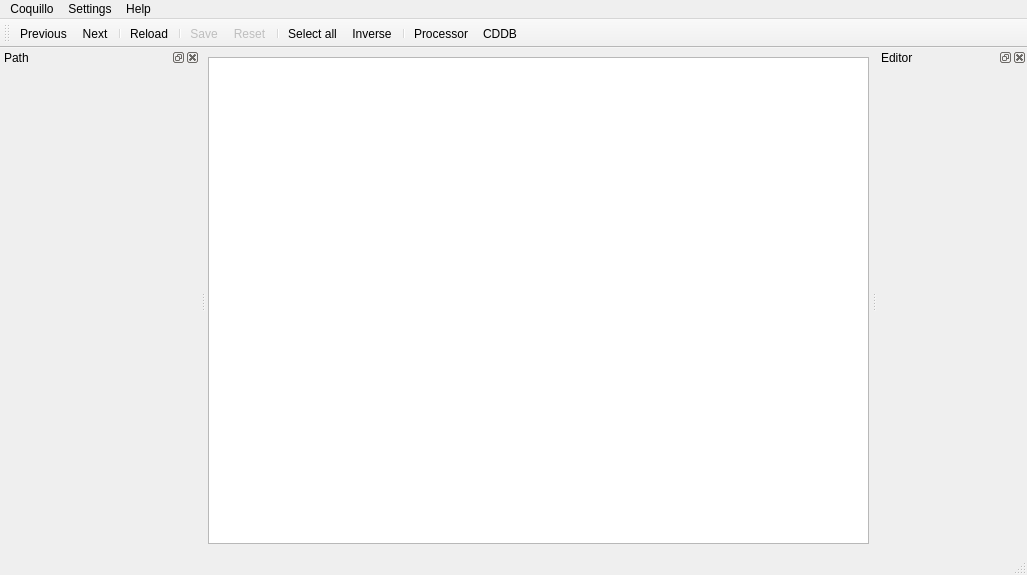
<?xml version="1.0" encoding="UTF-8"?>
<ui version="4.0">
 <class>MainWindow</class>
 <widget class="QMainWindow" name="MainWindow">
  <property name="geometry">
   <rect>
    <x>0</x>
    <y>0</y>
    <width>1027</width>
    <height>575</height>
   </rect>
  </property>
  <property name="contextMenuPolicy">
   <enum>Qt::CustomContextMenu</enum>
  </property>
  <property name="windowTitle">
   <string>Coquillo</string>
  </property>
  <property name="windowIcon">
   <iconset resource="../coquillo.qrc">
    <normaloff>:/resources/Coquillo.png</normaloff>:/resources/Coquillo.png</iconset>
  </property>
  <property name="dockNestingEnabled">
   <bool>true</bool>
  </property>
  <widget class="QWidget" name="centralwidget">
   <property name="sizePolicy">
    <sizepolicy hsizetype="Expanding" vsizetype="Expanding">
     <horstretch>10</horstretch>
     <verstretch>10</verstretch>
    </sizepolicy>
   </property>
   <layout class="QVBoxLayout" name="verticalLayout_2">
    <property name="spacing">
     <number>0</number>
    </property>
    <property name="leftMargin">
     <number>2</number>
    </property>
    <property name="rightMargin">
     <number>2</number>
    </property>
    <item>
     <widget class="QTableView" name="tableItems">
      <property name="frameShape">
       <enum>QFrame::StyledPanel</enum>
      </property>
      <property name="frameShadow">
       <enum>QFrame::Sunken</enum>
      </property>
      <property name="editTriggers">
       <set>QAbstractItemView::NoEditTriggers</set>
      </property>
      <property name="showDropIndicator" stdset="0">
       <bool>true</bool>
      </property>
      <property name="dragEnabled">
       <bool>true</bool>
      </property>
      <property name="dragDropOverwriteMode">
       <bool>false</bool>
      </property>
      <property name="dragDropMode">
       <enum>QAbstractItemView::InternalMove</enum>
      </property>
      <property name="defaultDropAction">
       <enum>Qt::MoveAction</enum>
      </property>
      <property name="selectionBehavior">
       <enum>QAbstractItemView::SelectItems</enum>
      </property>
      <property name="horizontalScrollMode">
       <enum>QAbstractItemView::ScrollPerPixel</enum>
      </property>
      <property name="showGrid">
       <bool>false</bool>
      </property>
      <property name="sortingEnabled">
       <bool>true</bool>
      </property>
      <attribute name="horizontalHeaderCascadingSectionResizes">
       <bool>true</bool>
      </attribute>
      <attribute name="horizontalHeaderStretchLastSection">
       <bool>true</bool>
      </attribute>
      <attribute name="verticalHeaderVisible">
       <bool>false</bool>
      </attribute>
      <attribute name="verticalHeaderDefaultSectionSize">
       <number>24</number>
      </attribute>
     </widget>
    </item>
   </layout>
  </widget>
  <widget class="QMenuBar" name="menubar">
   <property name="geometry">
    <rect>
     <x>0</x>
     <y>0</y>
     <width>1027</width>
     <height>18</height>
    </rect>
   </property>
   <property name="contextMenuPolicy">
    <enum>Qt::CustomContextMenu</enum>
   </property>
   <widget class="QMenu" name="menuCoquillo">
    <property name="title">
     <string>Coquillo</string>
    </property>
    <addaction name="actionQuit"/>
   </widget>
   <widget class="QMenu" name="menuSettings">
    <property name="title">
     <string>Settings</string>
    </property>
    <addaction name="actionMenubar"/>
    <addaction name="actionLock_interface"/>
    <addaction name="separator"/>
    <addaction name="actionRecursive_scan"/>
    <addaction name="separator"/>
    <addaction name="actionConfigure"/>
   </widget>
   <widget class="QMenu" name="menuHelp">
    <property name="title">
     <string>Help</string>
    </property>
    <addaction name="actionAbout"/>
   </widget>
   <addaction name="menuCoquillo"/>
   <addaction name="menuSettings"/>
   <addaction name="menuHelp"/>
  </widget>
  <widget class="QStatusBar" name="statusbar"/>
  <widget class="QDockWidget" name="dockEditor">
   <property name="sizePolicy">
    <sizepolicy hsizetype="Preferred" vsizetype="Preferred">
     <horstretch>0</horstretch>
     <verstretch>1</verstretch>
    </sizepolicy>
   </property>
   <property name="minimumSize">
    <size>
     <width>150</width>
     <height>150</height>
    </size>
   </property>
   <property name="contextMenuPolicy">
    <enum>Qt::CustomContextMenu</enum>
   </property>
   <property name="allowedAreas">
    <set>Qt::LeftDockWidgetArea|Qt::RightDockWidgetArea</set>
   </property>
   <property name="windowTitle">
    <string>Editor</string>
   </property>
   <attribute name="dockWidgetArea">
    <number>2</number>
   </attribute>
   <widget class="EditorWidget" name="widgetEditor">
    <property name="sizePolicy">
     <sizepolicy hsizetype="Preferred" vsizetype="Preferred">
      <horstretch>0</horstretch>
      <verstretch>1</verstretch>
     </sizepolicy>
    </property>
   </widget>
  </widget>
  <widget class="QDockWidget" name="dockLocation">
   <property name="sizePolicy">
    <sizepolicy hsizetype="Preferred" vsizetype="Preferred">
     <horstretch>0</horstretch>
     <verstretch>1</verstretch>
    </sizepolicy>
   </property>
   <property name="minimumSize">
    <size>
     <width>200</width>
     <height>41</height>
    </size>
   </property>
   <property name="baseSize">
    <size>
     <width>200</width>
     <height>200</height>
    </size>
   </property>
   <property name="contextMenuPolicy">
    <enum>Qt::CustomContextMenu</enum>
   </property>
   <property name="allowedAreas">
    <set>Qt::LeftDockWidgetArea|Qt::RightDockWidgetArea</set>
   </property>
   <property name="windowTitle">
    <string>Path</string>
   </property>
   <attribute name="dockWidgetArea">
    <number>1</number>
   </attribute>
   <widget class="DirectorySelectorWidget" name="widgetLocation">
    <property name="sizePolicy">
     <sizepolicy hsizetype="Preferred" vsizetype="Preferred">
      <horstretch>0</horstretch>
      <verstretch>1</verstretch>
     </sizepolicy>
    </property>
   </widget>
  </widget>
  <widget class="QToolBar" name="mainToolBar">
   <property name="contextMenuPolicy">
    <enum>Qt::CustomContextMenu</enum>
   </property>
   <property name="windowTitle">
    <string>Main Toolbar</string>
   </property>
   <attribute name="toolBarArea">
    <enum>TopToolBarArea</enum>
   </attribute>
   <attribute name="toolBarBreak">
    <bool>false</bool>
   </attribute>
   <addaction name="actionPrevious"/>
   <addaction name="actionNext"/>
   <addaction name="separator"/>
   <addaction name="actionReloadOrAbort"/>
   <addaction name="separator"/>
   <addaction name="actionSave"/>
   <addaction name="actionReset"/>
   <addaction name="separator"/>
   <addaction name="actionSelect_all"/>
   <addaction name="actionInverse"/>
   <addaction name="separator"/>
   <addaction name="actionProcessor"/>
   <addaction name="actionCDDB"/>
  </widget>
  <action name="actionQuit">
   <property name="text">
    <string>Quit</string>
   </property>
   <property name="shortcut">
    <string>Ctrl+Q</string>
   </property>
   <property name="menuRole">
    <enum>QAction::QuitRole</enum>
   </property>
  </action>
  <action name="actionConfigure">
   <property name="text">
    <string>Configure...</string>
   </property>
   <property name="shortcut">
    <string>Ctrl+P</string>
   </property>
   <property name="menuRole">
    <enum>QAction::PreferencesRole</enum>
   </property>
  </action>
  <action name="actionAbout">
   <property name="text">
    <string>About Coquillo...</string>
   </property>
   <property name="menuRole">
    <enum>QAction::AboutRole</enum>
   </property>
  </action>
  <action name="actionPrevious">
   <property name="text">
    <string>Previous</string>
   </property>
   <property name="toolTip">
    <string>Select previous item</string>
   </property>
   <property name="shortcut">
    <string>PgUp</string>
   </property>
  </action>
  <action name="actionNext">
   <property name="text">
    <string>Next</string>
   </property>
   <property name="toolTip">
    <string>Select next item</string>
   </property>
   <property name="shortcut">
    <string>PgDown</string>
   </property>
  </action>
  <action name="actionSelect_all">
   <property name="icon">
    <iconset resource="../coquillo.qrc">
     <normaloff>:/resources/icons/select_all_48x48.png</normaloff>:/resources/icons/select_all_48x48.png</iconset>
   </property>
   <property name="text">
    <string>Select all</string>
   </property>
   <property name="toolTip">
    <string>Select all items</string>
   </property>
   <property name="shortcut">
    <string>Ctrl+A</string>
   </property>
  </action>
  <action name="actionInverse">
   <property name="icon">
    <iconset resource="../coquillo.qrc">
     <normaloff>:/resources/icons/select_inverse_48x48.png</normaloff>:/resources/icons/select_inverse_48x48.png</iconset>
   </property>
   <property name="text">
    <string>Inverse</string>
   </property>
   <property name="toolTip">
    <string>Invert selection</string>
   </property>
   <property name="shortcut">
    <string>Ctrl+Shift+A</string>
   </property>
  </action>
  <action name="actionSave">
   <property name="enabled">
    <bool>false</bool>
   </property>
   <property name="text">
    <string>Save</string>
   </property>
   <property name="toolTip">
    <string>Save all changes</string>
   </property>
   <property name="shortcut">
    <string>Ctrl+S</string>
   </property>
  </action>
  <action name="actionReset">
   <property name="enabled">
    <bool>false</bool>
   </property>
   <property name="text">
    <string>Reset</string>
   </property>
   <property name="toolTip">
    <string>Revert all changes</string>
   </property>
  </action>
  <action name="actionReloadOrAbort">
   <property name="text">
    <string>Reload</string>
   </property>
   <property name="toolTip">
    <string>Reload directory</string>
   </property>
   <property name="shortcut">
    <string>Ctrl+R</string>
   </property>
  </action>
  <action name="actionProcessor">
   <property name="checkable">
    <bool>true</bool>
   </property>
   <property name="text">
    <string>Processor</string>
   </property>
   <property name="toolTip">
    <string>Open the field processor</string>
   </property>
   <property name="shortcut">
    <string>Ctrl+B</string>
   </property>
  </action>
  <action name="actionRecursive_scan">
   <property name="checkable">
    <bool>true</bool>
   </property>
   <property name="text">
    <string>Recursive scan</string>
   </property>
  </action>
  <action name="actionMenubar">
   <property name="checkable">
    <bool>true</bool>
   </property>
   <property name="checked">
    <bool>true</bool>
   </property>
   <property name="text">
    <string>Menubar</string>
   </property>
   <property name="toolTip">
    <string>Toggle menubar</string>
   </property>
   <property name="shortcut">
    <string>Ctrl+M</string>
   </property>
  </action>
  <action name="actionCDDB">
   <property name="checkable">
    <bool>true</bool>
   </property>
   <property name="text">
    <string>CDDB</string>
   </property>
   <property name="toolTip">
    <string>Make CDDB searches</string>
   </property>
  </action>
  <action name="actionNoBookmarks">
   <property name="enabled">
    <bool>false</bool>
   </property>
   <property name="text">
    <string>No bookmarks</string>
   </property>
  </action>
  <action name="actionBookmark">
   <property name="text">
    <string>Bookmark</string>
   </property>
   <property name="toolTip">
    <string>Add or remove this directory in bookmarks</string>
   </property>
  </action>
  <action name="actionLock_interface">
   <property name="checkable">
    <bool>true</bool>
   </property>
   <property name="text">
    <string>Lock interface</string>
   </property>
   <property name="toolTip">
    <string>Lock toolbars and docks</string>
   </property>
   <property name="shortcut">
    <string>Ctrl+L</string>
   </property>
  </action>
 </widget>
 <customwidgets>
  <customwidget>
   <class>EditorWidget</class>
   <extends>QWidget</extends>
   <header>EditorWidget.h</header>
   <container>1</container>
  </customwidget>
  <customwidget>
   <class>DirectorySelectorWidget</class>
   <extends>QWidget</extends>
   <header>DirectorySelectorWidget.h</header>
   <container>1</container>
  </customwidget>
 </customwidgets>
 <resources>
  <include location="../coquillo.qrc"/>
 </resources>
 <connections>
  <connection>
   <sender>actionQuit</sender>
   <signal>triggered()</signal>
   <receiver>MainWindow</receiver>
   <slot>close()</slot>
   <hints>
    <hint type="sourcelabel">
     <x>-1</x>
     <y>-1</y>
    </hint>
    <hint type="destinationlabel">
     <x>496</x>
     <y>296</y>
    </hint>
   </hints>
  </connection>
  <connection>
   <sender>actionMenubar</sender>
   <signal>toggled(bool)</signal>
   <receiver>menubar</receiver>
   <slot>setVisible(bool)</slot>
   <hints>
    <hint type="sourcelabel">
     <x>-1</x>
     <y>-1</y>
    </hint>
    <hint type="destinationlabel">
     <x>496</x>
     <y>9</y>
    </hint>
   </hints>
  </connection>
  <connection>
   <sender>actionSelect_all</sender>
   <signal>triggered()</signal>
   <receiver>tableItems</receiver>
   <slot>selectAll()</slot>
   <hints>
    <hint type="sourcelabel">
     <x>-1</x>
     <y>-1</y>
    </hint>
    <hint type="destinationlabel">
     <x>496</x>
     <y>308</y>
    </hint>
   </hints>
  </connection>
  <connection>
   <sender>actionLock_interface</sender>
   <signal>toggled(bool)</signal>
   <receiver>MainWindow</receiver>
   <slot>setInterfaceLocked(bool)</slot>
   <hints>
    <hint type="sourcelabel">
     <x>-1</x>
     <y>-1</y>
    </hint>
    <hint type="destinationlabel">
     <x>513</x>
     <y>287</y>
    </hint>
   </hints>
  </connection>
  <connection>
   <sender>dockEditor</sender>
   <signal>customContextMenuRequested(QPoint)</signal>
   <receiver>MainWindow</receiver>
   <slot>showToolBarContextMenu(QPoint)</slot>
   <hints>
    <hint type="sourcelabel">
     <x>951</x>
     <y>302</y>
    </hint>
    <hint type="destinationlabel">
     <x>513</x>
     <y>287</y>
    </hint>
   </hints>
  </connection>
  <connection>
   <sender>dockLocation</sender>
   <signal>customContextMenuRequested(QPoint)</signal>
   <receiver>MainWindow</receiver>
   <slot>showToolBarContextMenu(QPoint)</slot>
   <hints>
    <hint type="sourcelabel">
     <x>99</x>
     <y>302</y>
    </hint>
    <hint type="destinationlabel">
     <x>513</x>
     <y>287</y>
    </hint>
   </hints>
  </connection>
  <connection>
   <sender>menubar</sender>
   <signal>customContextMenuRequested(QPoint)</signal>
   <receiver>MainWindow</receiver>
   <slot>showToolBarContextMenu(QPoint)</slot>
   <hints>
    <hint type="sourcelabel">
     <x>513</x>
     <y>8</y>
    </hint>
    <hint type="destinationlabel">
     <x>513</x>
     <y>287</y>
    </hint>
   </hints>
  </connection>
 </connections>
 <slots>
  <slot>setInterfaceLocked(bool)</slot>
  <slot>showToolBarContextMenu(QPoint)</slot>
 </slots>
</ui>
